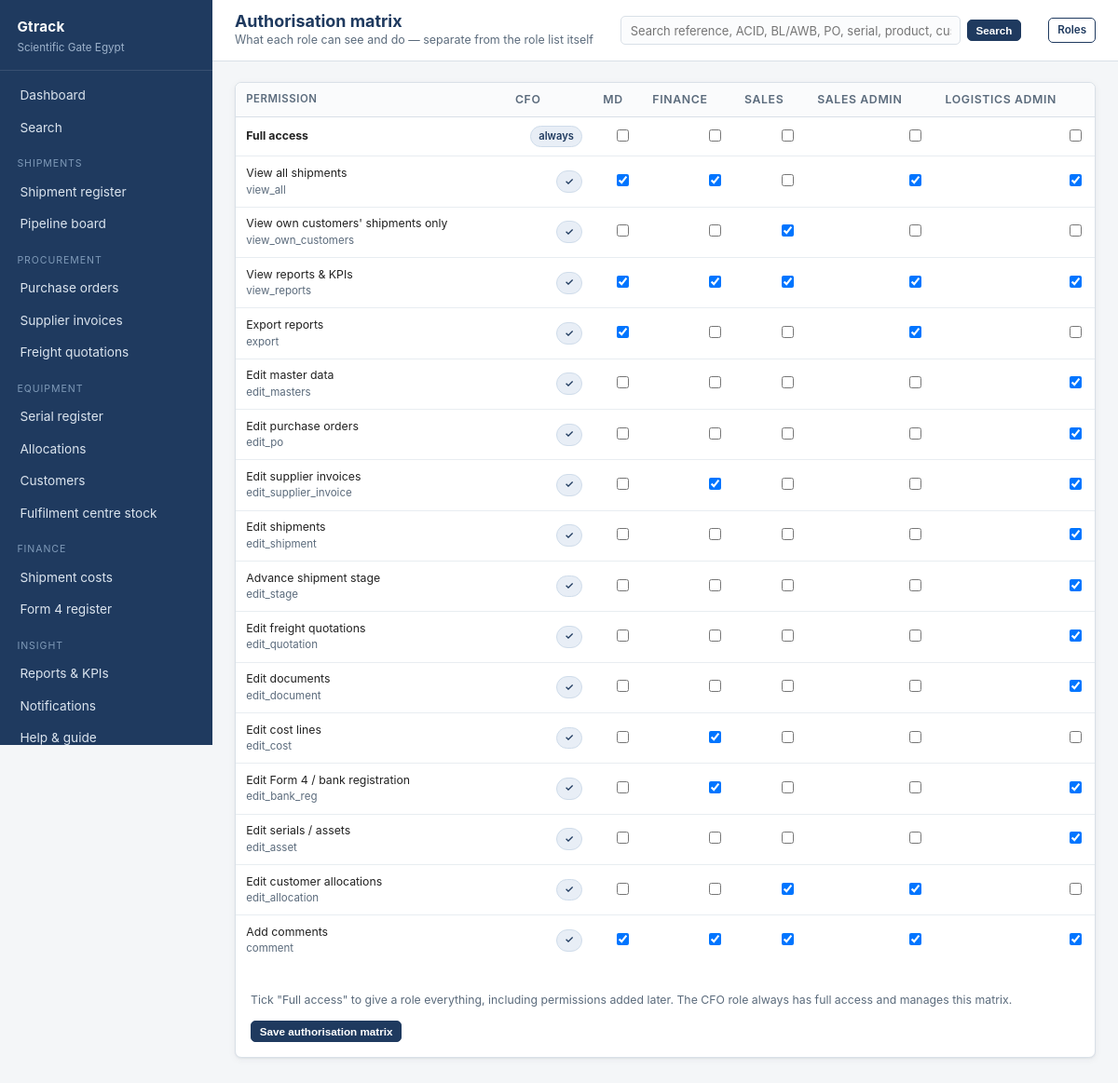
The page /admin/authorisation (signed in) on the database its author committed.
### app/models.py (models this page shows, shortened)
class User(UserMixin, db.Model):
    __tablename__ = "users"
    id = db.Column(db.Integer, primary_key=True)
    name = db.Column(db.String(120), nullable=False)
    email = db.Column(db.String(160), unique=True, nullable=False)
    password_hash = db.Column(db.String(256))
    role_id = db.Column(db.Integer, db.ForeignKey("roles.id"))
    phone = db.Column(db.String(40))
    language = db.Column(db.String(5), default="en")   # "en" or "ar"
    is_active_flag = db.Column(db.Boolean, default=True)
    last_login = db.Column(db.DateTime)
    created_at = db.Column(db.DateTime, default=datetime.utcnow)
    role = db.relationship("Role", back_populates="users")
    customers = db.relationship("Customer", back_populates="sales_owner")
    @property
    def is_active(self):
        return bool(self.is_active_flag)
    def can(self, perm):
        return bool(self.role and self.role.has(perm))

class Role(db.Model):
    __tablename__ = "roles"
    id = db.Column(db.Integer, primary_key=True)
    code = db.Column(db.String(40), unique=True, nullable=False)
    role_name = db.Column(db.String(80), nullable=False)
    description = db.Column(db.String(300))
    permissions = db.Column(db.Text)  # comma-separated permission keys
    users = db.relationship("User", back_populates="role")
    def perm_list(self):
        return [p.strip() for p in (self.permissions or "").split(",") if p.strip()]
    def has(self, perm):
        perms = self.perm_list()
        return "*" in perms or perm in perms
    @property
    def name_label(self):
        from .i18n import t
        return t(self.role_name)

### app/views/admin.py (the view, shortened to what this page needs)
@bp.route("/authorisation", methods=["GET", "POST"])
@permission_required("*")
def authorisation():
    roles_list = Role.query.order_by(Role.id).all()
    return render_template("admin/authorisation.html", roles=roles_list, permissions=PERMISSIONS,
                           system_role_code=SYSTEM_ROLE_CODE)

### app/__init__.py (called while the page is built)
@login_manager.user_loader
def load_user(user_id):
    return db.session.get(User, int(user_id))

### app/auth.py (called while the page is built)
def permission_required(perm):
    def decorator(f):
        @wraps(f)
        @login_required
        def wrapper(*args, **kwargs):
            if not current_user.can(perm):
                abort(403)
            return f(*args, **kwargs)
        return wrapper
    return decorator

### app/i18n.py (called while the page is built)
def get_locale():
    if not has_request_context():
        return DEFAULT_LANGUAGE
    try:
        if current_user.is_authenticated and getattr(current_user, "language", None):
            if current_user.language in LANGUAGES:
                return current_user.language
    except Exception:
        pass
    lang = session.get("language")
    return lang if lang in LANGUAGES else DEFAULT_LANGUAGE

def is_rtl():
    return get_locale() in RTL_LANGUAGES

def direction():
    return "rtl" if is_rtl() else "ltr"

def t(text, **kwargs):
    if text is None:
        return ""
    lang = get_locale()
    entry = TRANSLATIONS.get(str(text))
    if entry:
        out = entry.get(lang) or entry.get("en") or text
    else:
        out = text
    if kwargs:
        try:
            out = out.format(**kwargs)
        except (KeyError, IndexError, ValueError):
            pass
    return out

### app/templates/admin/authorisation.html (shortened to what this page needs)
{% extends "base.html" %}
{% block heading %}{{ t("Authorisation matrix") }}{% endblock %}
{% block crumb %}{{ t("What each role can see and do — separate from the role list itself") }}{% endblock %}
{% block actions %}
  <a class="btn ghost sm" href="{{ url_for('admin.roles') }}">{{ t("Roles") }}</a>
{% endblock %}
{% block content %}
<form method="post">
<div class="card">
  <div class="table-wrap">
    <table>
      <thead>
        <tr>
          <th>{{ t("Permission") }}</th>
          {% for r in roles %}
            <th class="small nowrap">{{ r.role_name }}</th>
          {% endfor %}
        </tr>
      </thead>
      <tbody>
        <tr>
          <td class="small"><strong>{{ t("Full access") }}</strong></td>
          {% for r in roles %}
            <td class="num">
              {% if r.code == system_role_code %}
                <span class="pill navy">{{ t("always") }}</span>
              {% else %}
                <input type="checkbox" name="full__{{ r.id }}"
                       {{ 'checked' if '*' in r.perm_list() }}
                       onchange="var row=this.closest('table').querySelectorAll('.perm-{{ r.id }}'); row.forEach(function(c){c.disabled=this.checked;}, this)">
              {% endif %}
            </td>
          {% endfor %}
        </tr>
        {% for key, label in permissions %}
        <tr>
          <td class="small">{{ t(label) }}<div class="tiny muted">{{ key }}</div></td>
          {% for r in roles %}
            <td class="num">
              {% if r.code == system_role_code %}
                <span class="pill navy">✓</span>
              {% else %}
                <input type="checkbox" class="perm-{{ r.id }}" name="perm__{{ r.id }}__{{ key }}"
                       {{ 'checked' if key in r.perm_list() }}
                       {{ 'disabled' if '*' in r.perm_list() }}>
              {% endif %}
            </td>
          {% endfor %}
        </tr>
        {% endfor %}
      </tbody>
    </table>
  </div>
  <div class="card-body">
    <p class="small muted">{{ t("Tick \"Full access\" to give a role everything, including permissions added later. The CFO role always has full access and manages this matrix.") }}</p>
    <div class="btn-row"><button class="btn sm" type="submit">{{ t("Save authorisation matrix") }}</button></div>
  </div>
</div>
</form>
{% endblock %}

### app/templates/base.html (shortened to what this page needs)
<!doctype html>
<html lang="{{ locale }}" dir="{{ direction }}">
<head>
  <link rel="stylesheet" href="{{ url_for('static', filename='style.css') }}">
</head>
<body>
<div class="shell">
  <aside class="sidebar">
    <div class="brand">
      <div class="co">{{ app_name }}</div>
      <div class="sub">{{ org_name }}</div>
    </div>
    <nav class="nav">
      <a href="{{ url_for('dashboard.index') }}" class="{{ 'active' if (request.endpoint or '') == 'dashboard.index' }}">{{ t("Dashboard") }}</a>
      <a href="{{ url_for('search.index') }}" class="{{ 'active' if (request.endpoint or '') == 'search.index' }}">{{ t("Search") }}</a>
      <div class="group">{{ t("Shipments") }}</div>
      <a href="{{ url_for('shipments.index') }}" class="{{ 'active' if (request.endpoint or '') == 'shipments.index' }}">{{ t("Shipment register") }}</a>
      <a href="{{ url_for('shipments.board') }}" class="{{ 'active' if (request.endpoint or '') == 'shipments.board' }}">{{ t("Pipeline board") }}</a>
      {% if current_user.can('view_all') %}
      <div class="group">{{ t("Procurement") }}</div>
      <a href="{{ url_for('purchase_orders.index') }}" class="{{ 'active' if 'purchase_orders' in (request.endpoint or '') }}">{{ t("Purchase orders") }}</a>
      <a href="{{ url_for('finance.invoices') }}" class="{{ 'active' if (request.endpoint or '') == 'finance.invoices' }}">{{ t("Supplier invoices") }}</a>
      <a href="{{ url_for('finance.quotations') }}" class="{{ 'active' if (request.endpoint or '') == 'finance.quotations' }}">{{ t("Freight quotations") }}</a>
      {% endif %}
      <div class="group">{{ t("Equipment") }}</div>
      <a href="{{ url_for('assets.index') }}" class="{{ 'active' if (request.endpoint or '') == 'assets.index' }}">{{ t("Serial register") }}</a>
      <a href="{{ url_for('assets.allocations') }}" class="{{ 'active' if (request.endpoint or '') == 'assets.allocations' }}">{{ t("Allocations") }}</a>
      <a href="{{ url_for('assets.customers') }}" class="{{ 'active' if (request.endpoint or '') == 'assets.customers' }}">{{ t("Customers") }}</a>
      {% if current_user.can('view_all') %}
      <a href="{{ url_for('assets.hub_stock') }}" class="{{ 'active' if (request.endpoint or '') == 'assets.hub_stock' }}">{{ t("Fulfilment centre stock") }}</a>
      {% endif %}
      {% if current_user.can('view_all') or current_user.can('edit_cost') %}
      <div class="group">{{ t("Finance") }}</div>
      <a href="{{ url_for('finance.costs') }}" class="{{ 'active' if (request.endpoint or '') == 'finance.costs' }}">{{ t("Shipment costs") }}</a>
      <a href="{{ url_for('finance.bank_registrations') }}" class="{{ 'active' if (request.endpoint or '') == 'finance.bank_registrations' }}">{{ t("Form 4 register") }}</a>
      {% endif %}
      <div class="group">{{ t("Insight") }}</div>
      {% if current_user.can('view_reports') %}
      <a href="{{ url_for('reports.index') }}" class="{{ 'active' if (request.endpoint or '') == 'reports.index' }}">{{ t("Reports & KPIs") }}</a>
      {% endif %}
      <a href="{{ url_for('admin.notifications') }}" class="{{ 'active' if (request.endpoint or '') == 'admin.notifications' }}">{{ t("Notifications") }}</a>
      <a href="{{ url_for('help.index') }}" class="{{ 'active' if (request.endpoint or '') == 'help.index' }}">{{ t("Help & guide") }}</a>
    </nav>
  </aside>
  <div class="main">
    <div class="topbar">
      <div style="min-width:0">
        <h1 style="font-size:1.12rem;margin:0">{% block heading %}{% endblock %}</h1>
        <div class="crumb">{% block crumb %}{% endblock %}</div>
      </div>
      <form method="get" action="{{ url_for('search.index') }}" class="topsearch">
        <input type="text" name="q" value="{{ request.args.get('q', '') if (request.endpoint or '') == 'search.index' }}"
               placeholder="{{ t('Search reference, ACID, BL/AWB, PO, serial, product, customer…') }}"
               aria-label="{{ t('Search') }}">
        <button class="btn sm" type="submit">{{ t("Search") }}</button>
      </form>
      <div class="btn-row">{% block actions %}{% endblock %}</div>
    </div>
    <div class="content">
      {% block content %}{% endblock %}
    </div>
  </div>
</div>
</body>
</html>

### app/static/style.css (style rules this page uses)
:root { --navy:#1f3a5f; --navy-dark:#152a45; --maroon:#8a2f2f; --olive:#4a5a3a; --amber:#c07a1f; --green:#2f7a4f; --ink:#222; --muted:#5b6b7c; --line:#d9e0e7; --line-soft:#e8edf1; --bg:#f4f6f8; --card:#fff; --radius:7px; --shadow:0 1px 2px rgba(16,32,52,.06), 0 2px 8px rgba(16,32,52,.05); }
* { box-sizing:border-box }
body { margin:0;font:14px/1.5 -apple-system,BlinkMacSystemFont,"Segoe UI",Roboto,Helvetica,Arial,sans-serif; color:var(--ink);background:var(--bg);-webkit-font-smoothing:antialiased }
a { color:var(--navy);text-decoration:none }
h1,h2,h3,h4 { margin:0 0 .5rem;line-height:1.25 }
h1 { font-size:1.5rem;color:var(--navy) }
.shell { display:flex;min-height:100vh }
.sidebar { width:228px;flex:0 0 228px;background:var(--navy);color:#dbe4ee;display:flex;flex-direction:column;position:sticky;top:0;height:100vh;overflow-y:auto }
.brand { padding:1.1rem 1.15rem .9rem;border-bottom:1px solid rgba(255,255,255,.11) }
.brand .co { font-weight:700;color:#fff;font-size:.95rem;letter-spacing:.02em }
.brand .sub { font-size:.73rem;color:#9db2cb;margin-top:.15rem }
.nav { padding:.6rem 0;flex:1 }
.nav .group { font-size:.66rem;text-transform:uppercase;letter-spacing:.09em;color:#7f9ab8;padding:.85rem 1.15rem .3rem }
.nav a { display:block;padding:.44rem 1.15rem;color:#dbe4ee;font-size:.855rem;border-left:3px solid transparent }
.main { flex:1;min-width:0;display:flex;flex-direction:column }
.topbar { background:#fff;border-bottom:1px solid var(--line);padding:.75rem 1.5rem;display:flex; align-items:center;gap:1rem;justify-content:space-between;position:sticky;top:0;z-index:20 }
.topbar .crumb { font-size:.78rem;color:var(--muted) }
.content { padding:1.35rem 1.5rem 3rem;flex:1 }
.card { background:var(--card);border:1px solid var(--line);border-radius:var(--radius); box-shadow:var(--shadow);margin-bottom:1.15rem;overflow:hidden }
.card-body { padding:1rem }
table { width:100%;border-collapse:collapse;font-size:.83rem }
th { text-align:left;font-weight:600;color:var(--muted);font-size:.71rem;text-transform:uppercase; letter-spacing:.05em;padding:.55rem .7rem;border-bottom:1px solid var(--line);background:#fafbfc;white-space:nowrap }
td { padding:.55rem .7rem;border-bottom:1px solid var(--line-soft);vertical-align:middle }
tbody tr:last-child td { border-bottom:none }
.num { text-align:right;font-variant-numeric:tabular-nums;white-space:nowrap }
.nowrap { white-space:nowrap }
.table-wrap { overflow-x:auto }
.pill { display:inline-block;padding:.16rem .5rem;border-radius:99px;font-size:.7rem;font-weight:600; white-space:nowrap;border:1px solid transparent }
.pill.navy { background:#e8eef6;color:var(--navy);border-color:#cfdcea }
.btn { display:inline-block;padding:.42rem .8rem;border-radius:5px;border:1px solid var(--navy); background:var(--navy);color:#fff;font-size:.8rem;font-weight:600;cursor:pointer;text-align:center }
.btn.ghost { background:#fff;color:var(--navy) }
.btn.sm { padding:.25rem .55rem;font-size:.73rem }
.btn-row { display:flex;gap:.45rem;flex-wrap:wrap;align-items:center }
input[type=text],input[type=email],input[type=password],input[type=number],input[type=date], input[type=file],select,textarea { width:100%;padding:.42rem .55rem;border:1px solid var(--line);border-radius:5px;font-size:.83rem; font-family:inherit;background:#fff;color:var(--ink) }
.muted { color:var(--muted) }
.small { font-size:.77rem }
.tiny { font-size:.72rem }
.topsearch { display:flex;gap:.4rem;align-items:center;flex:1;max-width:430px;min-width:0 }
.topsearch input { flex:1;min-width:0;padding:.38rem .6rem;font-size:.81rem; border:1px solid var(--line);border-radius:5px;background:#fbfcfd }

### rows shown on the page
User: is_active_flag+language "Dashboard", is_active_flag+language "Search", is_active_flag+language "SHIPMENTS", is_active_flag+language "Shipment register", is_active_flag+language "Pipeline board", is_active_flag+language "PROCUREMENT", is_active_flag+language "Purchase orders", is_active_flag+language "Supplier invoices", is_active_flag+language "Freight quotations", is_active_flag+language "EQUIPMENT", is_active_flag+language "Serial register", is_active_flag+language "Allocations", is_active_flag+language "Customers", is_active_flag+language "Fulfilment centre stock", is_active_flag+language "FINANCE", is_active_flag+language "Shipment costs", is_active_flag+language "Form 4 register", is_active_flag+language "INSIGHT", is_active_flag+language "Reports & KPIs", is_active_flag+language "Notifications", is_active_flag+language "Help & guide", is_active_flag+language "Authorisation matrix", is_active_flag+language "What each role can see and do — separate from the role list itself", q "Search reference, ACID, BL/AWB, PO, serial, product, customer…", is_active_flag+language "Roles", is_active_flag+language "PERMISSION", is_active_flag+language "Full access", is_active_flag+language "always", is_active_flag+language "View all shipments" "View own customers' shipments only" "View reports & KPIs" "Export reports" "Edit master data" "Edit purchase orders" "Edit supplier invoices" "Edit shipments" "Advance shipment stage" "Edit freight quotations" "Edit documents" "Edit cost lines" "Edit Form 4 / bank registration" "Edit serials / assets" "Edit customer allocations" "Add comments", is_active_flag+language "Tick \"Full access\" to give a role everything, including permissions added later. The CFO role always has full access and manages this matrix.", is_active_flag+language "Save authorisation matrix"
Role: role_name "CFO"
Role: role_name "MD"
Role: role_name "FINANCE"
Role: role_name "SALES"
Role: role_name "SALES ADMIN"
Role: role_name "LOGISTICS ADMIN"

### other values the page prints
{{ app_name }} "Gtrack"
{{ org_name }} "Scientific Gate Egypt"
{{ key }} "view_all" "view_own_customers" "view_reports" "export" "edit_masters" "edit_po" "edit_supplier_invoice" "edit_shipment" "edit_stage" "edit_quotation" "edit_document" "edit_cost" "edit_bank_reg" "edit_asset" "edit_allocation" "comment"
